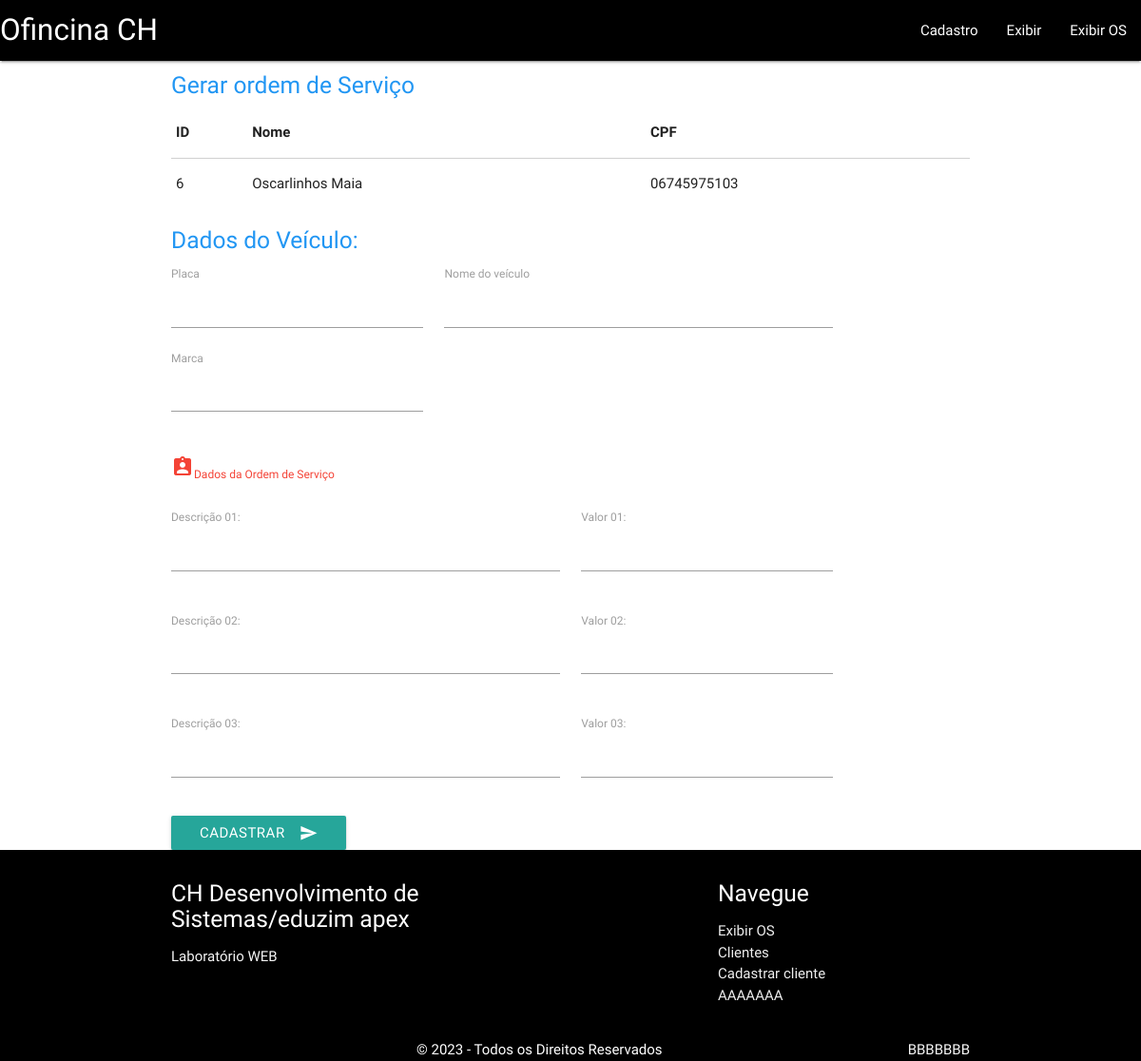
The page /cadastro_ordem_servico.php?id=6 on the database its author committed.
### tables this page shows
CREATE TABLE `cliente` (
  `id` int(11) NOT NULL,
  `nome` varchar(50) NOT NULL,
  `cpf` varchar(15) NOT NULL,
  `email` varchar(50) NOT NULL,
  `endereco` varchar(50) NOT NULL,
  `bairro` varchar(50) NOT NULL,
  `telefone` varchar(12) NOT NULL
);

### cadastro_ordem_servico.php (the view, shortened to what this page needs)
<!DOCTYPE html>
<html>
  <head>
    <link type="text/css" rel="stylesheet" href="css/materialize.min.css" media="screen,projection" />
  </head>
  <body>
    <?php
    include './includes/menu.php';
    ?>
    <div class="container">
      <h5 class="blue-text lighten-5">Gerar ordem de Serviço</h5>
      <div class="row">
        <div class="col s12">
          <table>
            <thead>
              <th>ID</th>
              <th>Nome</th>
              <th>CPF</th>
            </thead>
            <tbody>
              <?php
              include './conexao.php';
              $id_pesquisa = isset($_GET['id']) ? $_GET['id'] : null;
              if ($id_pesquisa) {
                $sql = "SELECT * FROM cliente WHERE id='$id_pesquisa'";
                $resultado = mysqli_query($conn, $sql);
                if ($resultado && mysqli_num_rows($resultado) > 0) {
                  while ($dados = mysqli_fetch_array($resultado)) {
                    echo '
                    <tr>
                      <td>' . $dados['id'] . '</td>
                      <td>' . $dados['nome'] . '</td>
                      <td>' . $dados['cpf'] . '</td>
                    </tr>
                    ';
                  }
                } else {
                  echo "<tr><td colspan='3'>Cliente não encontrado</td></tr>";
                }
              } else {
                echo "<tr><td colspan='3'>ID não fornecido na URL</td></tr>";
              }
              ?>
            </tbody>
          </table>
        </div>
      </div>
      <h5 class="blue-text lighten-5">Dados do Veículo:</h5>
      <form action="cadastro_ordem_servico.php?id=<?php echo $id_pesquisa; ?>" method="post">
        <div class="row">
          <div class="col s4">
            <label>Placa</label>
            <input type="text" name="placa">
          </div>
          <div class="col s6">
            <label>Nome do veículo</label>
            <input type="text" name="nome_veiculo">
          </div>
          <div class="col s4">
            <label>Marca</label>
            <input type="text" name="marca">
          </div>
        </div>
        <h4 class="red-text"><i class="material-icons">assignment_ind</i><label class="red-text">Dados da Ordem de Serviço</label></h4>
        <div class="row">
          <div class="col s6">
            <label>Descrição 01:</label>
            <input type="text" name="descricao01">
          </div>
          <div class="col s4">
            <label>Valor 01:</label>
            <input type="text" name="valor01">
          </div>
        </div>
        <div class="row">
          <div class="col s6">
            <label>Descrição 02:</label>
            <input type="text" name="descricao02">
          </div>
          <div class="col s4">
            <label>Valor 02:</label>
            <input type="text" name="valor02">
          </div>
        </div>
        <div class="row">
          <div class="col s6">
            <label>Descrição 03:</label>
            <input type="text" name="descricao03">
          </div>
          <div class="col s4">
            <label>Valor 03:</label>
            <input type="text" name="valor03">
          </div>
        </div>
        <button class="btn waves-effect waves-light" type="submit" name="action">
          Cadastrar
          <i class="material-icons right">send</i>
        </button>
      </form>
    </div>
<?php
    include './includes/footer.php';
    ?>
  </body>
</html>

### rows shown on the page
cliente: id "6", nome "Oscarlinhos Maia", cpf "06745975103"
